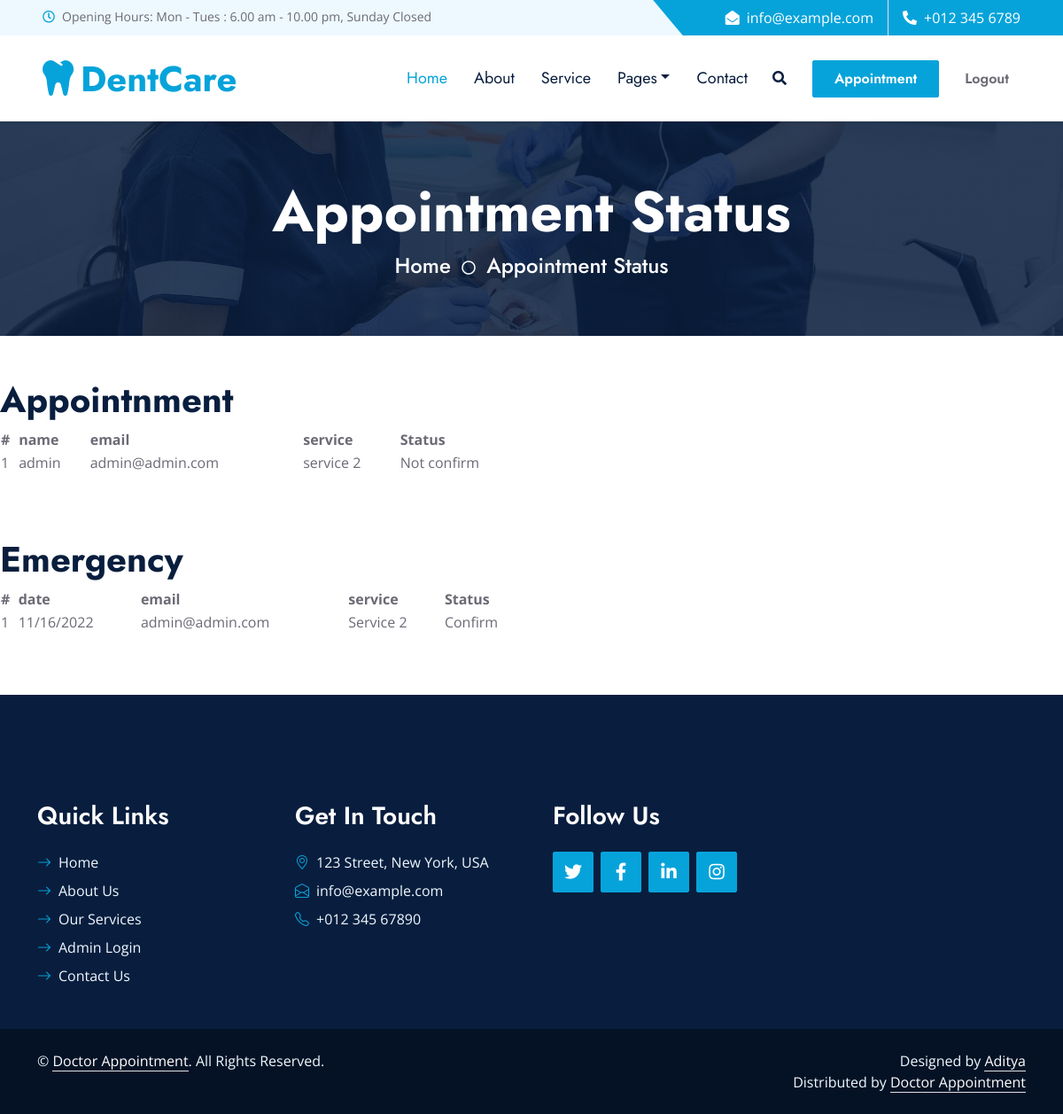
Screenshot of /status.php (signed in) with the database file from the repository.
### tables this page shows
CREATE TABLE `appointment` (
  `id` int(10) NOT NULL,
  `service` varchar(10) NOT NULL,
  `doctor` varchar(15) NOT NULL,
  `name` varchar(15) NOT NULL,
  `email` varchar(15) NOT NULL,
  `date` varchar(10) NOT NULL,
  `time` varchar(10) NOT NULL,
  `status` varchar(20) NOT NULL DEFAULT 'Not confirm',
  `action` varchar(10) NOT NULL
);

CREATE TABLE `emergency` (
  `id` int(11) NOT NULL,
  `date` varchar(11) NOT NULL,
  `service` varchar(11) NOT NULL,
  `status` varchar(20) NOT NULL DEFAULT 'Not confirm',
  `action` varchar(15) NOT NULL,
  `email` varchar(20) NOT NULL
);

### status.php (the view, shortened to what this page needs)
<!DOCTYPE html>
<html lang="en">
<head>
  <?php include('includes/head.php');
  ?>
</head>
<body>
  <?php
  include('includes/header.php');
$user = $_SESSION['email'];
  ?>
 <div class="container-fluid bg-primary py-5 hero-header mb-5">
        <div class="row py-3">
            <div class="col-12 text-center">
                <h1 class="display-3 text-white animated zoomIn">Appointment Status</h1>
                <a href="index.php" class="h4 text-white">Home</a>
                <i class="far fa-circle text-white px-2"></i>
                <a href="" class="h4 text-white">Appointment Status</a>
            </div>
        </div>
    </div>
    <h1>Appointnment</h1>
    <table style="width:50%">
        <tr>
        <th>#</th>
            <th>name</th>
            <th>email</th>
            <th>service</th>
            <th>Status</th>
        </tr>
        <?php
        $count = 1;
        $query = "SELECT * FROM appointment WHERE email = '$user' ";
        $data = mysqli_query($connect, $query);
        while ($row = mysqli_fetch_object($data))
        {
            ?>
        <tr>
        <td><?=$count++?></td>
        <td><?=$row->name?></td>
        <td><?=$row->email?></td>
        <td><?=$row->service?></td>
        <td><?=$row->status?></td>
        </tr>
<?php
        }
        ?>
    </table>
    <br>
    <br>
    <br>
    <h1>Emergency</h1>
    <table style="width:50%">
        <tr>
        <th>#</th>
            <th>date</th>
            <th>email</th>
            <th>service</th>
            <th>Status</th>
        </tr>
        <?php
        $count = 1;
        $query2 = "SELECT * FROM emergency WHERE email = '$user' ";
        $data2 = mysqli_query($connect, $query2);
        while ($row2 = mysqli_fetch_object($data2))
        {
            ?>
        <tr>
        <td><?=$count++?></td>
        <td><?=$row2->date?></td>
        <td><?=$row2->email?></td>
        <td><?=$row2->service?></td>
        <td><?=$row2->status?></td>
        </tr>
<?php
        }
        ?>
    </table>
    <br>
    <br>
    <br>
    <br>
    <br>
    <br>
    <?php include('includes/footer.php');
  ?>
</body>
</html>

### css/style.css (style rules this page uses)
:root { --primary: #06A3DA; --secondary: #F57E57; --light: #EEF9FF; --dark: #091E3E; }
h1, h2, .font-weight-bold { font-weight: 700 !important; }
.hero-header { background: linear-gradient(rgba(9, 30, 62, .85), rgba(9, 30, 62, .85)), url(../img/carousel-1.jpg) center center no-repeat; background-size: cover; }

### rows the page displays
appointment: name "admin", email "admin@admin.com", service "service 2", status "Not confirm"
emergency: date "11/16/2022", email "admin@admin.com", service "Service 2", status "Confirm"
